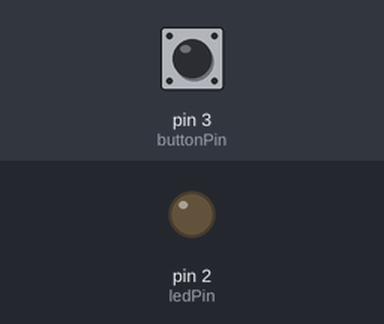
Recording of a sketch running on a simulated Arduino Uno, built with avr-gcc and run on an emulated ATmega328P. Shown: output pins drawn as LEDs (lit = HIGH). Inputs (shaded band) come from the test bench; at power-on: pin 3 (buttonPin) HIGH.

Above: at 1.2 s.
1.3 s: pin 3 (buttonPin) pulled LOW for 0.15 s
At 2.3 s:
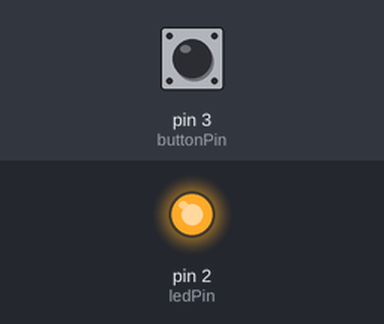
2.9 s: pin 3 (buttonPin) pulled LOW for 1 s
At 3.5 s:
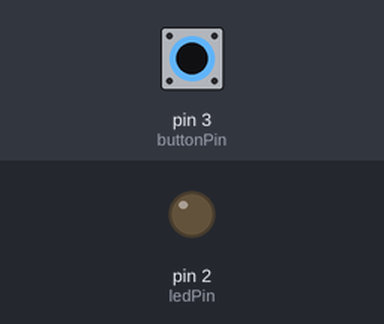
5.4 s: pin 3 (buttonPin) pulled LOW for 3.2 s
At 6.6 s:
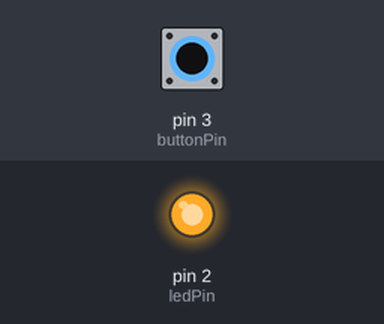
Timing chart, 0 to 8.4 s (numbered marks = the images above; inputs shaded):
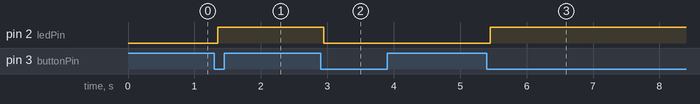

The sketch:

debounce_toggle.ino
```cpp
const int ledPin = 2;
const int buttonPin = 3;

void setup()
{
  pinMode(ledPin, OUTPUT);
  pinMode(buttonPin, INPUT_PULLUP);
}

int state = LOW;
const int bounceTime = 50;

void loop()
{
  // wait for button to be pressed
  while (digitalRead(buttonPin) == HIGH) // not pressed
  {
    // do nothing
  }

  delay(bounceTime); // wait for mechanical stabilization

  // flip state
  if (state == HIGH) {
    state = LOW;
  } else {
    state = HIGH;
  }
  digitalWrite(ledPin, state);   // turn LED on/off

  // wait for button to be depressed
  while (digitalRead(buttonPin) == LOW) // button pressed
  {
    // do nothing
  }

  delay(bounceTime); // wait for mechanical stabilization

}
```

Measured:
- after the input at 1.3 s, pin 2 (ledPin): LOW → HIGH after 0.05 s
- after the input at 2.9 s, pin 2 (ledPin): HIGH → LOW after 0.05 s
- after the input at 5.4 s, pin 2 (ledPin): LOW → HIGH after 0.05 s
